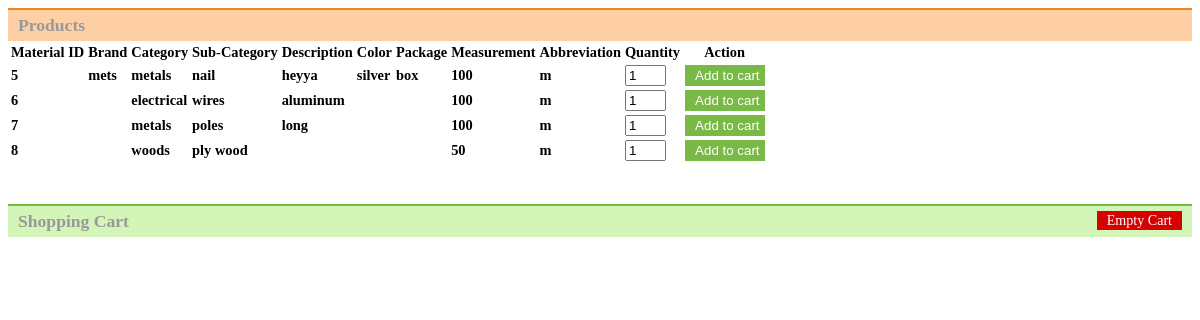
Screenshot of /cart/index.php with the database file from the repository.
### tables this page shows
CREATE TABLE `materials` (
  `material_no` int(11) NOT NULL,
  `code` varchar(50) DEFAULT NULL,
  `category` varchar(50) DEFAULT NULL,
  `scategory_name` varchar(50) DEFAULT NULL,
  `description` varchar(50) DEFAULT NULL,
  `brand_name` varchar(50) DEFAULT NULL,
  `color` varchar(50) DEFAULT NULL,
  `package` varchar(50) DEFAULT NULL,
  `unit_measurement` varchar(50) DEFAULT NULL,
  `abbre` varchar(50) DEFAULT NULL,
  `quantity` int(12) NOT NULL,
  `price` decimal(10,2) DEFAULT NULL,
  `status` varchar(30) DEFAULT NULL
);

### cart/dbcontroller.php (called while the page is built, shortened)
<?php
class DBController {
	function runQuery($query) {
		$result = mysql_query($query);
		while($row=mysql_fetch_assoc($result)) {
			$resultset[] = $row;
		}
		if(!empty($resultset))
			return $resultset;
	}
}
?>

### cart/index.php (the view, shortened to what this page needs)
<?php
require_once("dbcontroller.php");
$db_handle = new DBController();
?>
<HTML>
<HEAD>
<link href="style.css" type="text/css" rel="stylesheet" />
</HEAD>
<BODY>
<div id="product-grid">
	<div class="txt-heading">Products</div>
  <?php
  $product_array = $db_handle->runQuery("SELECT * FROM materials ORDER BY material_no ASC");
  if (!empty($product_array))
   {
    echo'<table class="dt-responsive table-bordered w3-table w3-bordered w3-striped w3-border w3-hoverable" id="tableko1" name="tableko1" style="font-size: 0.9em;">
    <thead>
<tr class="w3-camo-dark-green">
<th><strong>Material ID</strong></th>
<th><strong>Brand</strong></th>
<th><strong>Category</strong></th>
<th><strong>Sub-Category</strong></th>
<th><strong>Description</strong></th>
<th><strong>Color</strong></th>
<th><strong>Package</strong></th>
<th><strong>Measurement</strong></th>
<th><strong>Abbreviation</strong></th>
<th><strong>Quantity</strong></th>
<th><strong>Action</strong></th>
</tr>
</thead>
<tbody>';
    foreach($product_array as $key=>$value)
    {
  ?>    <tr>
      <form method="post" action="materialrequisition2.php?action=add&code=<?php echo $product_array[$key]["code"]; ?>&employee=<?php echo $scname?>&materialreq=<?php echo $quote_no?>">
      <td><strong><?php echo $product_array[$key]["material_no"]; ?></strong></td>
      <td><strong><?php echo $product_array[$key]["brand_name"]; ?></strong></td>
      <td><strong><?php echo $product_array[$key]["category"]; ?></strong></td>
      <td><strong><?php echo $product_array[$key]["scategory_name"]; ?></strong></td>
      <td><strong><?php echo $product_array[$key]["description"]; ?></strong></td>
      <td><strong><?php echo $product_array[$key]["color"]; ?></strong></td>
      <td><strong><?php echo $product_array[$key]["package"]; ?></strong></td>
      <td><strong><?php echo $product_array[$key]["unit_measurement"];?></strong></td>
      <td><strong><?php echo $product_array[$key]["abbre"];?></strong></td>
      <td><input type="text" id="qty_<?php echo $product_array[$key]["code"]; ?>" name="quantity" value="1" size="2" /></td>
      <td><input type="button" id="add_<?php echo $product_array[$key]["code"]; ?>" value="Add to cart" class="btnAddAction cart-action" onClick = "cartAction('add','<?php echo $product_array[$key]["code"]; ?>')"/></td>
      </form>
      </tr>
    </div>
  <?php
      }
  }
  ?>
<div id="shopping-cart">
<div class="txt-heading">Shopping Cart <a id="btnEmpty" class="cart-action" onClick="cartAction('empty','');">Empty Cart</a></div>
</div>
</BODY>
</HTML>

### cart/style.css (style rules this page uses)
.txt-heading { padding: 5px 10px;font-size:1.1em;font-weight:bold;color:#999; }
#btnEmpty { background-color:#D60202;border:0;padding:1px 10px;color:#FFF; font-size:0.8em;font-weight:normal;float:right;text-decoration:none; }
.btnAddAction { background-color:#79b946;border:0;padding:3px 10px;color:#FFF;margin-left:1px;width:80px; }
#shopping-cart { border-top: #79b946 2px solid;margin-bottom:30px; }
#shopping-cart .txt-heading { background-color: #D3F5B8; }
#product-grid { border-top: #F08426 2px solid;margin-bottom:30px; }
#product-grid .txt-heading { background-color: #FFD0A6; }
.cart-action { cursor:pointer; }

### rows the page displays
materials: material_no "5", brand_name "mets", category "metals", scategory_name "nail", description "heyya", color "silver", package "box", unit_measurement "100", abbre "m"
materials: material_no "6", category "electrical", scategory_name "wires", description "aluminum", unit_measurement "100", abbre "m"
materials: material_no "7", category "metals", scategory_name "poles", description "long", unit_measurement "100", abbre "m"
materials: material_no "8", category "woods", scategory_name "ply wood", unit_measurement "50", abbre "m"
